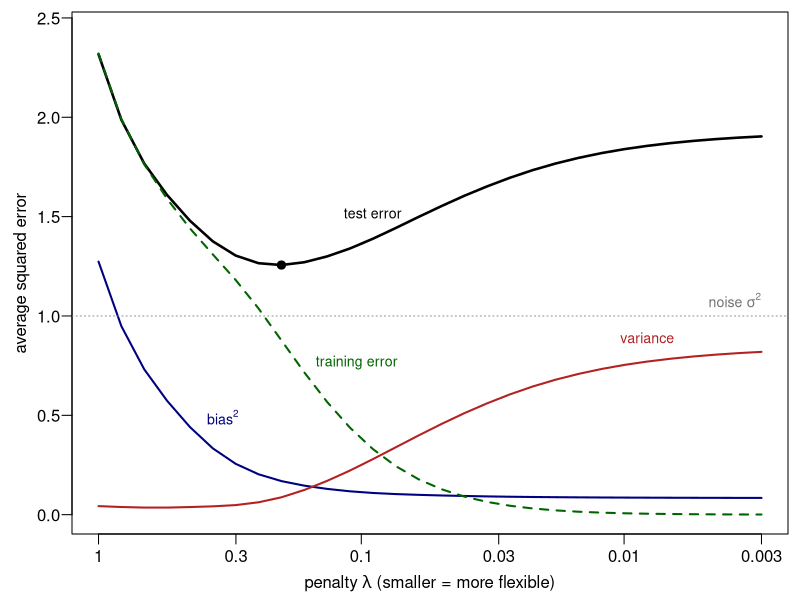

Here is the R script that generated this plot:
## Week 12 -- bias, variance, and test error of the lasso as the penalty lambda moves.
## The 690S sparse design (as in figs/w12_sparsity.R): n = 100, p = 400, X ~ U(-.5, .5), beta_j = 7 / j^2, sigma = 1.
##   Rscript figs/w12_lasso_bv.R > figs/w12_lasso_bv.out   (run from the week folder)
## writes figs/lasso_bv_curve.pdf
suppressMessages(library(glmnet))
set.seed(723)
n <- 100; p <- 400; sig <- 1; beta <- 7 / (1:p)^2
x0 <- matrix(runif(200 * p, -0.5, 0.5), 200, p); f0 <- as.vector(x0 %*% beta)   # 200 fixed new people
lam <- exp(seq(log(1), log(0.003), length.out = 30)); R <- 300
pred <- array(NA, c(R, length(lam), nrow(x0))); tr <- matrix(NA, R, length(lam)); nz <- matrix(NA, R, length(lam))
for (r in 1:R) {
  X <- matrix(runif(n * p, -0.5, 0.5), n, p); y <- as.vector(X %*% beta + rnorm(n, 0, sig))
  m <- glmnet(X, y, alpha = 1, lambda = lam)
  pred[r, , ] <- t(predict(m, x0))
  tr[r, ] <- colMeans((y - predict(m, X))^2)
  nz[r, ] <- m$df
}
bias2 <- sapply(seq_along(lam), function(j) mean((colMeans(pred[, j, ]) - f0)^2))
vari  <- sapply(seq_along(lam), function(j) mean(apply(pred[, j, ], 2, var)))
test  <- sig^2 + bias2 + vari
out <- data.frame(lambda = lam, terms = colMeans(nz), bias2, variance = vari, test, train = colMeans(tr))
cat("lasso, n = 100, p = 400,", R, "samples; errors averaged over 200 new people; sigma^2 = 1\n")
print(round(out, 3))
jb <- which.min(test)
cat("best lambda", signif(lam[jb], 2), ": test", round(test[jb], 3), "= 1 +", round(bias2[jb], 3), "(bias2) +",
    round(vari[jb], 3), "(variance); terms kept", round(mean(nz[, jb]), 1), "\n")
cat("largest lambda", signif(lam[1], 2), ": bias2", round(bias2[1], 3), "variance", round(vari[1], 3), "terms", mean(nz[, 1]), "\n")
cat("smallest lambda", signif(lam[length(lam)], 2), ": bias2", round(bias2[length(lam)], 3), "variance", round(vari[length(lam)], 3),
    "terms", round(mean(nz[, length(lam)]), 1), "train", round(mean(tr[, length(lam)]), 3), "\n")

pdf("figs/lasso_bv_curve.pdf", width = 5.4, height = 3.1, family = "Times")
par(mar = c(3.3, 3.6, 0.6, 0.6), mgp = c(2.1, 0.6, 0))
xx <- -log(lam)                                     # left = big penalty (rigid), right = small penalty (flexible)
yl <- c(0, max(test) * 1.05)
plot(xx, test, type = "l", lwd = 2.5, ylim = yl, las = 1, xaxt = "n",
     xlab = expression("penalty " * lambda * " (smaller = more flexible)"), ylab = "average squared error")
at <- c(1, 0.3, 0.1, 0.03, 0.01, 0.003); axis(1, at = -log(at), labels = at)
lines(xx, bias2, col = "navy", lwd = 2); lines(xx, vari, col = "firebrick", lwd = 2)
lines(xx, out$train, col = "darkgreen", lwd = 2, lty = 2); abline(h = sig^2, col = "gray55", lty = 3)
points(xx[jb], test[jb], pch = 19, cex = 1.1)
text(xx[13], test[13] + 0.13, "test error", cex = 0.85)
text(xx[5] + 0.15, bias2[5] + 0.05, expression(bias^2), col = "navy", cex = 0.85, adj = 0)
text(xx[25], vari[25] + 0.12, "variance", col = "firebrick", cex = 0.85)
text(xx[10] + 0.1, out$train[10] + 0.05, "training error", col = "darkgreen", cex = 0.85, adj = 0)
text(xx[30], sig^2 + 0.08, expression("noise " * sigma^2), col = "gray45", cex = 0.85, adj = 1)
dev.off()
